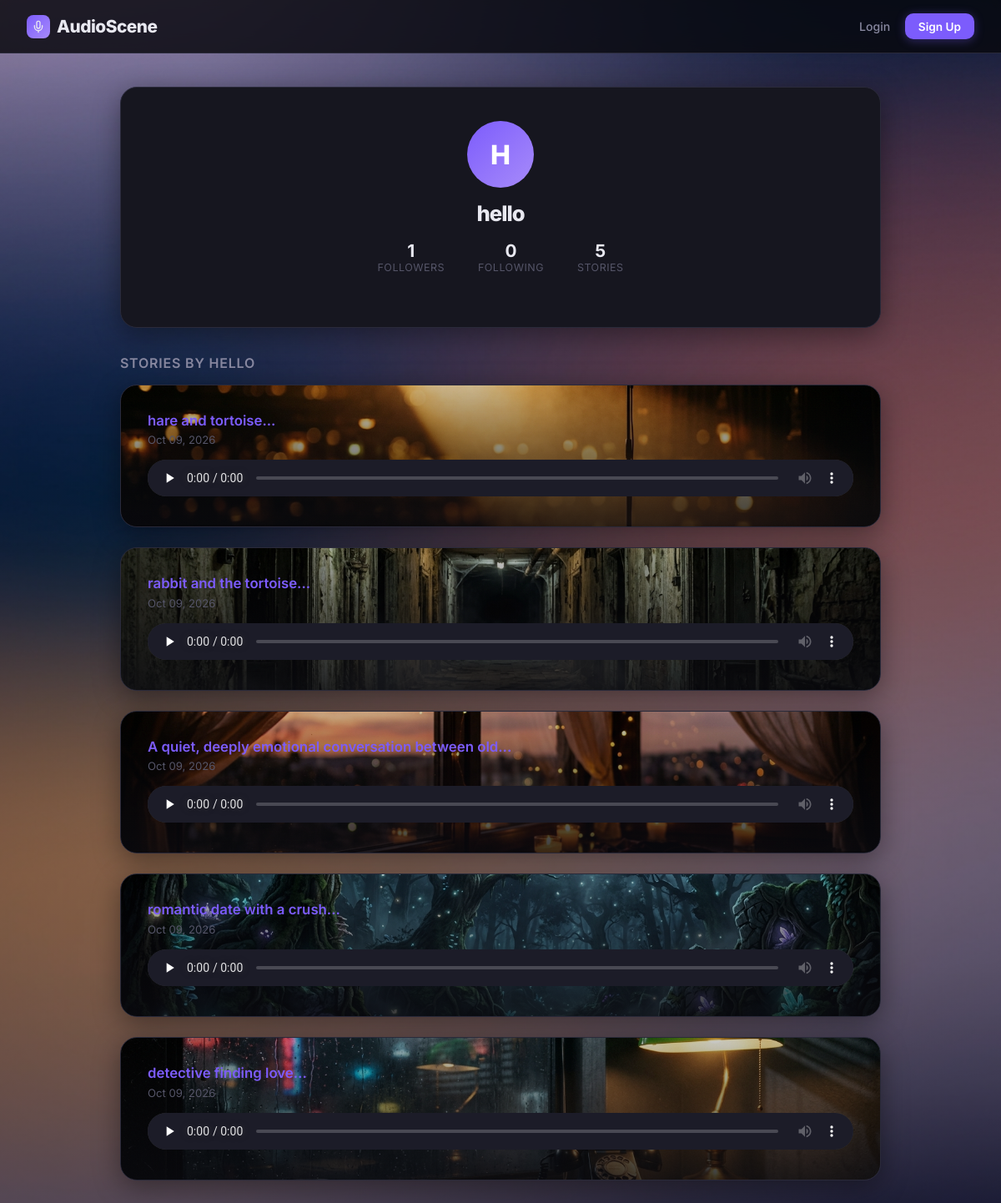
The app's page /profile/1 with its own data.
### models.py (models this page shows, shortened)
class User(UserMixin, db.Model):
    id = db.Column(db.Integer, primary_key=True)
    username = db.Column(db.String(100), unique=True, nullable=False)
    password_hash = db.Column(db.String(200), nullable=False)
    is_admin = db.Column(db.Boolean, default=False)
    audiobooks = db.relationship('AudioBook', backref='author', lazy=True)
    followed = db.relationship(
        'User', secondary='follows',
        primaryjoin=(Follow.follower_id == id),
        secondaryjoin=(Follow.followed_id == id),
        backref=db.backref('followers', lazy='dynamic'), lazy='dynamic')

class AudioBook(db.Model):
    id = db.Column(db.Integer, primary_key=True)
    title = db.Column(db.String(200), nullable=False)
    file_path = db.Column(db.String(300), nullable=False) # e.g. static/audio/123.wav
    timeline_path = db.Column(db.String(300), nullable=False) # e.g. static/audio/123.json
    scene_json = db.Column(db.Text, nullable=True) # Full SceneSpec as JSON string for avatars
    user_id = db.Column(db.Integer, db.ForeignKey('user.id'), nullable=False)
    created_at = db.Column(db.DateTime, server_default=db.func.now())
    @property
    def theme(self):
        import json
        try:
            data = json.loads(self.scene_json)
            bg = data.get('background_scene', '').lower()
            themes = ['scifi', 'mystery', 'fantasy', 'romance', 'horror', 'comedy', 'thriller', 'drama']
            for t in themes:
                if t in bg: return t
            if 'magic' in bg: return 'fantasy'
            if 'noir' in bg: return 'mystery'
            if 'space' in bg: return 'scifi'
            if 'spooky' in bg: return 'horror'
        except:
            pass
        themes = ['scifi', 'mystery', 'fantasy', 'romance', 'horror', 'comedy', 'thriller', 'drama']
        return themes[self.id % len(themes)] if self.id else 'drama'

### server.py (the view)
@app.route('/profile/<int:user_id>')
def profile(user_id):
    user = User.query.get_or_404(user_id)
    books = AudioBook.query.filter_by(user_id=user.id).order_by(AudioBook.created_at.desc()).all()
    return render_template('profile.html', user=user, books=books)

### templates/profile.html (shortened to what this page needs)
{% extends "base.html" %}
{% block content %}
<div class="profile-hero">
    <div class="profile-avatar">{{ user.username[0]|upper }}</div>
    <h1>{{ user.username }}</h1>
    <div class="profile-stats">
        <div class="stat">
            <div class="stat-num">{{ user.followers.count() }}</div>
            <div class="stat-label">Followers</div>
        </div>
        <div class="stat">
            <div class="stat-num">{{ user.followed.count() }}</div>
            <div class="stat-label">Following</div>
        </div>
        <div class="stat">
            <div class="stat-num">{{ books|length }}</div>
            <div class="stat-label">Stories</div>
        </div>
    </div>
</div>
<div class="section-title">Stories by {{ user.username }}</div>
{% if books %}
    <div class="card-list">
    {% for book in books %}
        <div class="card" style="cursor: pointer; background: var(--card-overlay), url('{{ url_for('static', filename='img/' + book.theme + '.jpg') }}') center/cover;" onclick="if(!event.target.closest('audio') && !event.target.closest('a')) window.location.href='/book/{{ book.id }}'">
            <a href="/book/{{ book.id }}" style="font-weight:600; font-size:1.05rem;">{{ book.title }}</a>
            <div style="color:var(--text-dim); font-size:0.82rem; margin-top:0.35rem;">{{ book.created_at.strftime('%b %d, %Y') }}</div>
            <div class="mt-2">
                <audio controls preload="none" style="width:100%;">
                    <source src="{{ url_for('static', filename=book.file_path) }}" type="audio/wav">
                </audio>
            </div>
        </div>
    {% endfor %}
    </div>
{% endif %}
{% endblock %}

### templates/base.html (shortened to what this page needs)
<!DOCTYPE html>
<html lang="en">
<head>
</head>
<body>
    <header>
        <a href="/" class="brand">
            <div class="brand-icon">
            </div>
            AudioScene
        </a>
        <nav>
            {% if current_user.is_authenticated %}
                <a href="/explore" class="flex-center gap-sm"><svg xmlns="http://www.w3.org/2000/svg" width="16" height="16" viewBox="0 0 24 24" fill="none" stroke="currentColor" stroke-width="2" stroke-linecap="round" stroke-linejoin="round"><circle cx="12" cy="12" r="10"/><polygon points="16.24 7.76 14.12 14.12 7.76 16.24 9.88 9.88 16.24 7.76"/></svg> Explore</a>
                <a href="/create" class="flex-center gap-sm"><svg xmlns="http://www.w3.org/2000/svg" width="16" height="16" viewBox="0 0 24 24" fill="none" stroke="currentColor" stroke-width="2" stroke-linecap="round" stroke-linejoin="round"><path d="m12 3-1.912 5.813a2 2 0 0 1-1.275 1.275L3 12l5.813 1.912a2 2 0 0 1 1.275 1.275L12 21l1.912-5.813a2 2 0 0 1-1.275-1.275L21 12l-5.813-1.912a2 2 0 0 1-1.275-1.275L12 3Z"/></svg> Create</a>
                <a href="/profile/{{ current_user.id }}" class="flex-center gap-sm"><svg xmlns="http://www.w3.org/2000/svg" width="16" height="16" viewBox="0 0 24 24" fill="none" stroke="currentColor" stroke-width="2" stroke-linecap="round" stroke-linejoin="round"><path d="M19 21v-2a4 4 0 0 0-4-4H9a4 4 0 0 0-4 4v2"/><circle cx="12" cy="7" r="4"/></svg> Profile</a>
                <a href="/logout" class="btn-ghost flex-center gap-sm"><svg xmlns="http://www.w3.org/2000/svg" width="16" height="16" viewBox="0 0 24 24" fill="none" stroke="currentColor" stroke-width="2" stroke-linecap="round" stroke-linejoin="round"><path d="M9 21H5a2 2 0 0 1-2-2V5a2 2 0 0 1 2-2h4"/><polyline points="16 17 21 12 16 7"/><line x1="21" x2="9" y1="12" y2="12"/></svg> Logout</a>
            {% else %}
                <a href="/login" class="flex-center gap-sm">Login</a>
                <a href="/register" class="btn" style="padding:0.45rem 1rem; font-size:0.85rem;">Sign Up</a>
            {% endif %}
        </nav>
    </header>
    <div class="container page-content">
        {% block content %}{% endblock %}
    </div>
</body>
</html>

### templates/base.html (style rules this page uses)
*, *::before, *::after { box-sizing: border-box; margin: 0; padding: 0; }
:root { --bg: #0a0a0f; --bg-elevated: #12121a; --bg-card: #16161f; --bg-input: #1c1c28; --border: #2a2a3a; --border-hover: #3a3a50; --text: #e8e8f0; --text-secondary: #8888a0; --text-dim: #555568; --accent: #7c5cfc; --accent-glow: rgba(124, 92, 252, 0.35); --accent-hover: #6a4ae8; --accent-soft: rgba(124, 92, 252, 0.12); --green: #34d399; --green-soft: rgba(52, 211, 153, 0.12); --red: #f87171; --red-soft: rgba(248, 113, 113, 0.12); --orange: #fb923c; --radius: 12px; --radius-lg: 20px; --shadow: 0 8px 32px rgba(0,0,0,0.4); --shadow-lg: 0 16px 48px rgba(0,0,0,0.5); --overlay-gradient: linear-gradient(rgba(10, 10, 15, 0.2), rgba(10, 10, 15, 0.6)); --header-bg: rgba(10, 10, 15, 0.85); --card-overlay: linear-gradient(rgba(0,0,0,0.2), rgba(10,10,15,0.8)); --btn-ghost-hover: rgba(255,255,255,0.05); color-scheme: dark; }
body { font-family: 'Inter', -apple-system, BlinkMacSystemFont, sans-serif; background: var(--bg); color: var(--text); min-height: 100vh; display: flex; flex-direction: column; -webkit-font-smoothing: antialiased; }
body::before { content: ''; position: fixed; top: 0; left: 0; right: 0; bottom: 0; background: var(--overlay-gradient), url('/static/img/dreamy_bg.jpg') center/cover no-repeat; opacity: 1; z-index: -1; pointer-events: none; }
.page-content { animation: pageEnter 0.5s cubic-bezier(0.16, 1, 0.3, 1); }
header { background: var(--header-bg); backdrop-filter: blur(20px) saturate(1.4); -webkit-backdrop-filter: blur(20px) saturate(1.4); border-bottom: 1px solid var(--border); padding: 0 2rem; height: 64px; display: flex; justify-content: space-between; align-items: center; position: sticky; top: 0; z-index: 100; }
.brand { font-weight: 800; font-size: 1.3rem; letter-spacing: -0.5px; color: var(--text); text-decoration: none; display: flex; align-items: center; gap: 0.5rem; }
.brand-icon { width: 28px; height: 28px; background: linear-gradient(135deg, var(--accent), #a78bfa); border-radius: 8px; display: flex; align-items: center; justify-content: center; font-size: 14px; }
nav { display: flex; align-items: center; gap: 0.25rem; }
nav a { color: var(--text-secondary); text-decoration: none; font-weight: 500; font-size: 0.88rem; padding: 0.5rem 0.85rem; border-radius: 8px; transition: all 0.2s; }
.container { max-width: 960px; width: 100%; margin: 0 auto; padding: 2.5rem 1.5rem; flex: 1; }
.card { background: var(--bg-card); border: 1px solid var(--border); border-radius: var(--radius-lg); padding: 2rem; margin-bottom: 1.5rem; box-shadow: var(--shadow); transition: border-color 0.3s, box-shadow 0.3s, transform 0.3s; }
.card-list .card { opacity: 0; animation: cardSlideIn 0.45s cubic-bezier(0.16,1,0.3,1) forwards; }
.card-list .card:nth-child(1) { animation-delay: 0.05s; }
.card-list .card:nth-child(2) { animation-delay: 0.1s; }
.card-list .card:nth-child(3) { animation-delay: 0.15s; }
.card-list .card:nth-child(4) { animation-delay: 0.2s; }
.card-list .card:nth-child(5) { animation-delay: 0.25s; }
h1 { font-size: 2.2rem; font-weight: 800; letter-spacing: -1px; line-height: 1.2; }
a { color: var(--accent); text-decoration: none; transition: color 0.2s; }
.btn { display: inline-flex; align-items: center; justify-content: center; gap: 0.5rem; padding: 0.65rem 1.4rem; background: var(--accent); color: #fff; font-family: inherit; font-weight: 600; font-size: 0.9rem; border: none; border-radius: 10px; cursor: pointer; text-decoration: none; transition: all 0.2s; box-shadow: 0 2px 12px var(--accent-glow); }
audio { width: 100%; height: 44px; border-radius: 10px; outline: none; }
.flex-center { display: flex; align-items: center; justify-content: center; }
.gap-sm { gap: 0.5rem; }
.mt-2 { margin-top: 1rem; }

### records on screen
User: username "H", username "hello", username "HELLO"
AudioBook: shows a picture, title "hare and tortoise...", created_at "Oct 09, 2026"
AudioBook: shows a picture, title "rabbit and the tortoise...", created_at "Oct 09, 2026"
AudioBook: shows a picture, title "A quiet, deeply emotional conversation between old...", created_at "Oct 09, 2026"
AudioBook: shows a picture, title "romantic date with a crush...", created_at "Oct 09, 2026"
AudioBook: shows a picture, title "detective finding love...", created_at "Oct 09, 2026"

### other values on screen
{{ user.followers.count() }} "1"
{{ user.followed.count() }} "0"
{{ books|length }} "5"
